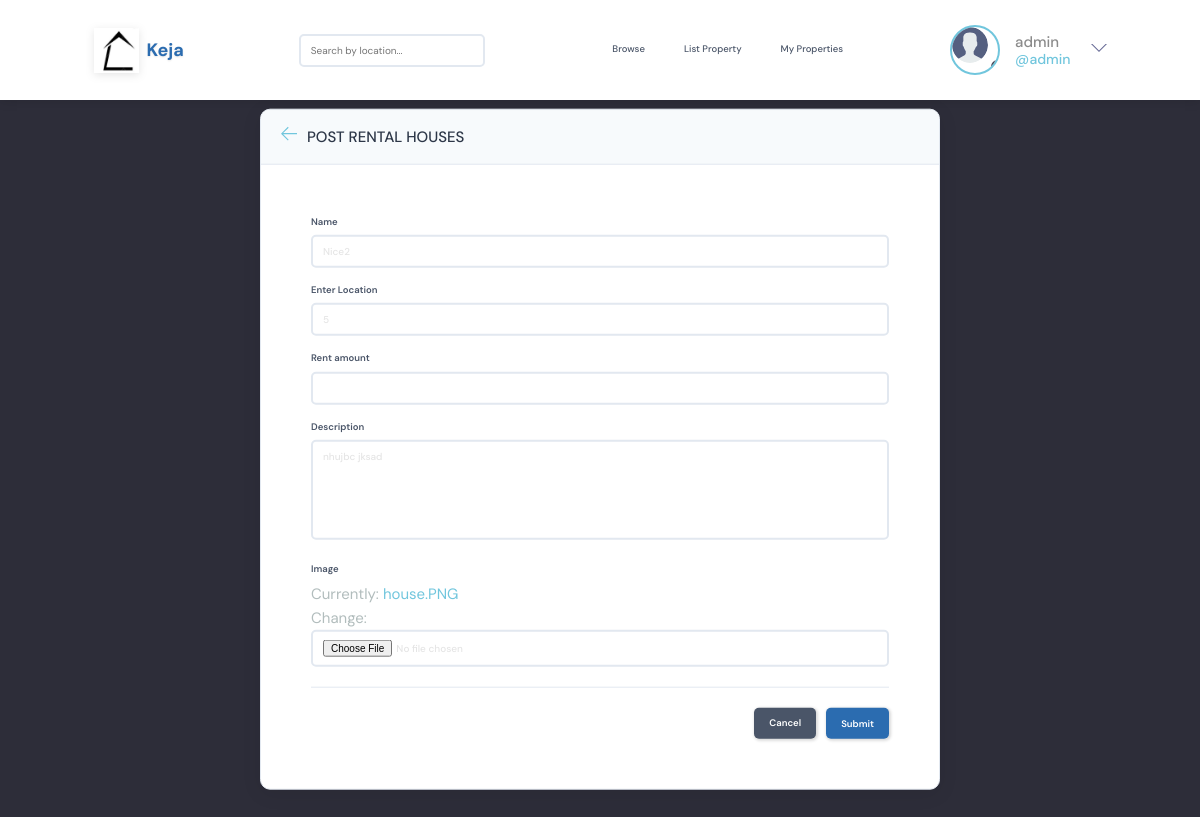
The page /update-room/1/ (signed in) on the database its author committed.
### base/models.py (models this page shows, shortened)
class User(AbstractUser):
    name = models.CharField(max_length=200, null=True, blank=True)
    email = models.EmailField(unique=True, null=False, blank=False)
    bio = models.TextField(null=True, blank=True)
    avatar = models.ImageField(null=True, blank=True, default="avatar.svg")
    USERNAME_FIELD = 'email'
    REQUIRED_FIELDS = ['username']

class Room(models.Model):
    host = models.ForeignKey(User, on_delete=models.SET_NULL, null=True)
    topic = models.ForeignKey(Topic, on_delete=models.SET_NULL, null=True)
    name = models.CharField(max_length=200)
    amount = models.IntegerField(null=True)
    description = models.TextField(null=True, blank=True)
    participants = models.ManyToManyField(
        User, related_name='participants', blank=True)
    updated = models.DateTimeField(auto_now=True)
    created = models.DateTimeField(auto_now_add=True)
    image = models.ImageField(null=True, default="house.PNG")
    class Meta:
        ordering = ['-updated', '-created']

class Topic(models.Model):
    name = models.CharField(max_length=200)

### base/views.py (the view, shortened to what this page needs)
# urls.py: path('update-room/<str:pk>/', views.updateRoom, name="update-room"),
@login_required(login_url='login')
def updateRoom(request, pk):
    room = Room.objects.get(id=pk)
    form = RoomForm(instance=room)
    topics = Topic.objects.all()
    if request.user != room.host:
        return HttpResponse('Your are not allowed here!!')
    context = {'form': form, 'topics': topics, 'room': room}
    return render(request, 'base/room_form.html', context)

### base/forms.py
class RoomForm(ModelForm):
    class Meta:
        model = Room
        fields = '__all__'
        exclude = ['host', 'participants']

### base/templates/base/room_form.html (shortened to what this page needs)
{% extends 'main.html' %}
{% block content %}
<main class="create-room layout">
  <div class="container">
    <div class="layout__box">
      <div class="layout__boxHeader">
        <div class="layout__boxTitle">
          <a href="{{request.META.HTTP_REFERER}}">
            <svg version="1.1" xmlns="http://www.w3.org/2000/svg" width="32" height="32" viewBox="0 0 32 32">
              <title>arrow-left</title>
              <path
                d="M13.723 2.286l-13.723 13.714 13.719 13.714 1.616-1.611-10.96-10.96h27.625v-2.286h-27.625l10.965-10.965-1.616-1.607z">
              </path>
            </svg>
          </a>
          <h3>Post Rental Houses</h3>
        </div>
      </div>
      <div class="layout__body">
        <form class="form" action="" method="POST">
          <div class="form__group">
            <label for="room_name">Name</label>
            {{form.name}}
          </div>
          <div class="form__group">
            <label for="room_topic">Enter Location</label>
            <input required type="text" value="{{room.topic.name}}" name="topic" list="topic-list" />
          </div>
          <div class="form__group">
            <label for="room_amount">Rent amount</label>
            {{form.amount}}
          </div>
          <div class="form__group">
            <label for="room_description">Description</label>
            {{form.description}}
          </div>
          <div class="form__group">
            <label for="room_image">Image</label>
            {{form.image}}
          </div>
          <div class="form__action">
            <a class="btn btn--dark" href="{{request.META.HTTP_REFERER}}">Cancel</a>
            <button class="btn btn--main" type="submit">Submit</button>
          </div>
        </form>
      </div>
    </div>
  </div>
</main>
{% endblock content %}

### templates/navbar.html (shortened to what this page needs)
{% load static %}
<header class="header">
    <div class="container">
        <a href="{% url 'home' %}" class="header__logo">
            <img src="{% static 'images/logo.png' %}" alt="Keja Logo"
                 onerror="console.log('Logo failed to load:', this.src); this.style.display='none'; this.nextElementSibling.style.display='block';" />
            <h1>Keja</h1>
        </a>
        <form class="header__search" method="GET" action="{% url 'home' %}">
            <input name="location" placeholder="Search by location..." value="{{ request.GET.location }}" />
        </form>
        {% if request.user.is_authenticated %}
        <div class="header__nav">
            <a href="{% url 'home' %}"
                class="nav-link {% if request.resolver_match.url_name == 'home' %}active{% endif %}">Browse</a>
            <a href="{% url 'add_property' %}"
                class="nav-link {% if request.resolver_match.url_name == 'add_property' %}active{% endif %}">List
                Property</a>
            <a href="{% url 'my_properties' %}"
                class="nav-link {% if request.resolver_match.url_name == 'my_properties' %}active{% endif %}">My
                Properties</a>
        </div>
        {% endif %}
        <nav class="header__menu">
            {% if request.user.is_authenticated %}
            <div class="header__user">
                <a href="{% url 'update-user' %}">
                    <div class="avatar avatar--medium active">
                        <img src="{{request.user.avatar.url}}" />
                    </div>
                    <p>{{request.user.username}} <span>@{{request.user.username}}</span></p>
                </a>
                <button class="dropdown-button">
                    <svg version="1.1" xmlns="http://www.w3.org/2000/svg" width="32" height="32" viewBox="0 0 32 32">
                        <title>chevron-down</title>
                        <path d="M16 21l-13-13h-3l16 16 16-16h-3l-13 13z"></path>
                    </svg>
                </button>
            </div>
            {% else %}
            <a href="{% url 'login' %}">
                <img src="{% static 'images/avatar.svg' %}" />
                <p>Login</p>
            </a>
            {% endif %}
        </nav>
    </div>
</header>

### static/styles/style.css (style rules this page uses)
:root { --color-main: #71c6dd; --color-main-light: #e1f6fb; --color-dark: #3f4156; --color-dark-medium: #51546e; --color-dark-light: #696d97; --color-light: #e5e5e5; --color-gray: #8b8b8b; --color-light-gray: #b2bdbd; --color-bg: #2d2d39; --color-success: #5dd693; --color-error: #fc4b0b; }
* { font-family: "DM Sans", -apple-system, BlinkMacSystemFont, "Segoe UI", Roboto, Oxygen, Ubuntu, Cantarell, "Open Sans", "Helvetica Neue", sans-serif; margin: 0; padding: 0; box-sizing: border-box; text-rendering: optimizeLegibility; font-size: inherit; }
html { font-size: 56.25%; }
@media only screen and (min-width: 1200px) { html { font-size: 62.5%; } }
body { line-height: 1.6; font-weight: 400; font-size: 1.5rem; color: var(--color-light-gray); background-color: var(--color-bg); min-height: 100vh; }
img { width: 100%; }
a { display: inline-block; color: var(--color-main); text-decoration: none; }
.container { max-width: 120rem; width: 90%; margin: auto; }
.btn { background-color: transparent; border: none; display: inline-flex; align-items: center; gap: 1rem; cursor: pointer; transition: all ease-in-out 0.3s; padding: 1rem 2rem; border-radius: 5px; box-shadow: 1px 1px 3px 1px rgba(0, 0, 0, 0.15); font-weight: 500; }
.btn--main { background-color: var(--color-main); color: var(--color-dark); }
.btn--dark { background-color: var(--color-dark-light); color: var(--color-light); }
.avatar { position: relative; display: inline-block; border-radius: 50%; border: 2px solid var(--color-main); }
.avatar img { display: block; border-radius: 50%; object-fit: cover; object-position: center; }
.avatar::after { content: ""; display: block; position: absolute; background-color: var(--color-gray); z-index: 111; border-radius: 50%; border: 0.3rem solid var(--color-dark); }
.avatar.active::after { background-color: var(--color-success); }
.avatar.avatar--medium img { width: 3.6rem; height: 3.6rem; border-radius: 50%; }
.avatar.avatar--medium:after { width: 0.7rem; height: 0.7rem; bottom: 0px; right: -6px; }
.header { padding: 1.5rem; background-color: var(--color-dark); }
.header > .container { display: flex; gap: 9.5rem; }
.header__logo, .header__user { display: flex; gap: 2rem; align-items: center; }
.header__logo > img { height: 3.2rem; width: 3.2rem; }
.header__logo > h1 { font-weight: 700; font-size: 2rem; color: var(--color-light); }
.header__search input { width: 30rem; background: transparent; border: none; outline: none; color: var(--color-light); }
.header__menu { margin-left: auto; position: relative; }
.header__menu a { display: flex; gap: 1.5rem; align-items: center; font-weight: 500; text-decoration: none; color: var(--color-gray); }
.header__menu img { height: 3.6rem; }
.header__menu p { line-height: 1.2; }
.header__menu span { color: var(--color-main); font-weight: 500; font-size: 1.4rem; display: block; }
.header__menu svg { width: 1.6rem; height: 1.6rem; fill: var(--color-dark-light); }
.dropdown-button { background: transparent; border: 0; outline: 0; cursor: pointer; }
.layout { margin-top: 2.4rem; }
.layout > .container { display: flex; justify-content: space-between; align-items: flex-start; }
.layout__box { width: 90%; max-width: 48rem; min-height: 40rem; position: absolute; top: 50%; left: 50%; transform: translate(-50%, -46%); background-color: var(--color-dark); border-radius: 1rem; box-shadow: 1px 1px 6px 3px rgba(0, 0, 0, 0.1); overflow: hidden; }
.layout__boxHeader { display: flex; padding: 1.5rem; background-color: var(--color-dark-light); }
.layout__boxTitle { display: flex; gap: 1.5rem; align-items: center; }
.layout__boxTitle h3 { text-transform: uppercase; font-weight: 500; color: var(--color-light); }
.layout__boxTitle svg { width: 1.6rem; height: 1.6rem; fill: var(--color-main); }
.layout__body { margin: 3rem; }
.form__group { margin-bottom: 2rem; width: 100%; }
.form__group label { display: block; font-size: 1.5rem; margin-bottom: 1rem; }
.form__group input, .form__group textarea, .form__group select { background: transparent; border: 1px solid var(--color-dark-light); padding: 1rem; border-radius: 3px; width: 100%; color: var(--color-light); font-weight: 500; outline: none; }
.form__group textarea { background: transparent; height: 10rem; resize: none; }
.form__action { display: flex; justify-content: flex-end; gap: 3rem; }
.create-room.layout .layout__box { max-width: 68rem; }

### rows shown on the page
User: user.avatar (placeholder picture), user.username "admin"
Room: name "Nice2", topic "5", description "nhujbc jksad"
